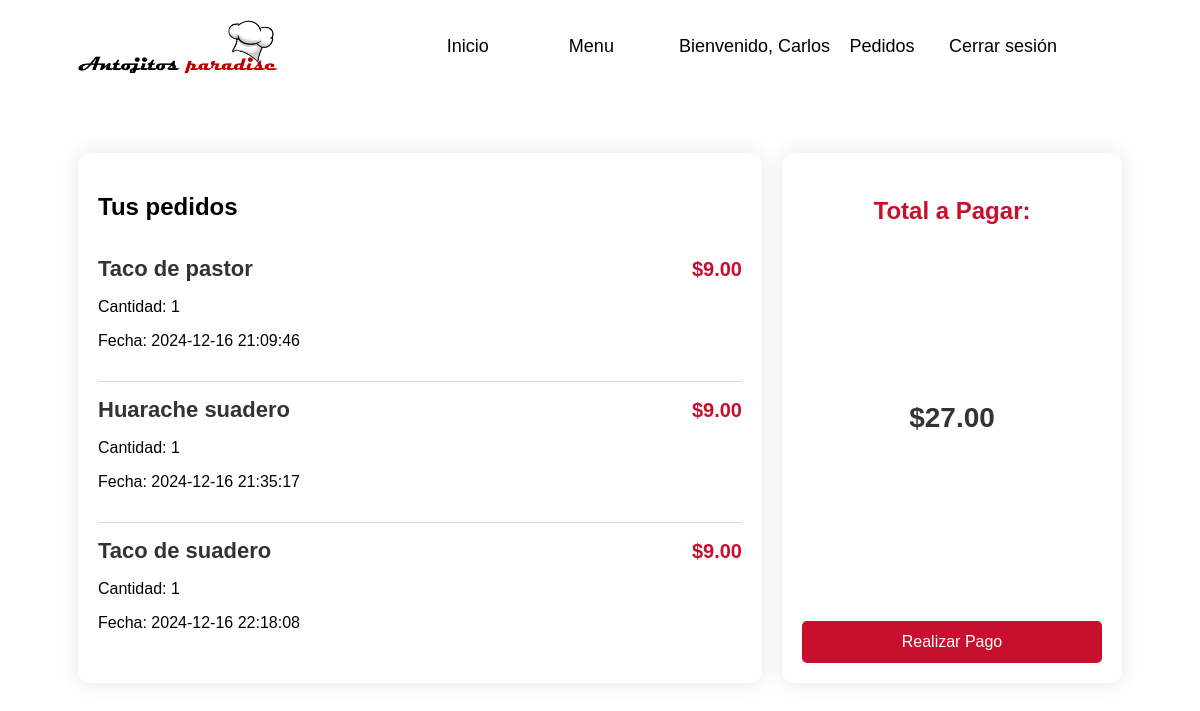
Screenshot of /antjitos-cliente/pedidos.php (signed in) with the database file from the repository.
### tables this page shows
CREATE TABLE `pedidos` (
  `id_pedido` int(11) NOT NULL,
  `fecha_hora` datetime NOT NULL DEFAULT current_timestamp(),
  `estado` enum('Pendiente','Confirmado','Cancelado') NOT NULL DEFAULT 'Pendiente',
  `producto_id` int(11) NOT NULL,
  `nombre_producto` varchar(255) NOT NULL,
  `cantidad` int(11) NOT NULL,
  `precio` decimal(10,2) NOT NULL,
  `categoria` enum('Bebida','Taco','Huarache') NOT NULL,
  `id_cliente` int(11) NOT NULL
);

### antjitos-cliente/pedidos.php (the view, shortened to what this page needs)
<?php
require 'db_connection.php';
$id_cliente = $_SESSION['id_cliente'];
try {
    $stmt = $conn->prepare("SELECT * FROM pedidos WHERE id_cliente = :id_cliente");
    $stmt->bindParam(':id_cliente', $id_cliente, PDO::PARAM_INT);
    $stmt->execute();
    $pedidos = $stmt->fetchAll(PDO::FETCH_ASSOC);
    $total = 0;
    foreach ($pedidos as $pedido) {
        $total += $pedido['cantidad'] * $pedido['precio'];
    }
} catch (PDOException $e) {
    die("Error al obtener los pedidos: " . $e->getMessage());
}
?>
<!DOCTYPE html>
<html lang="es">
<head>
</head>
<body>
<header>
        <img class="logo" src="img/Carrusel/Log.png" alt="Logo">
        <nav>
            <ul class="menu-nav">
                <li><a href="index.php">Inicio</a></li>
                <li><a href="menu.php">Menu</a></li>
                <li>
                    <?php if (isset($_SESSION['nombre'])): ?>
                        <span style="color: black; font-size:18px ">Bienvenido, <?php echo htmlspecialchars($_SESSION['nombre']); ?></span>
                        <a href="pedidos.php">Pedidos</a>
                        <a href="cerrar_sesion.php">Cerrar sesión</a>
                    <?php else: ?>
                        <button id="login-button">Iniciar sesión</button>
                    <?php endif; ?>
                </li>
            </ul>
        </nav>
    </header>
<div class="container">
    <div class="product-list">
        <h2>Tus pedidos</h2>
        <?php if (count($pedidos) > 0): ?>
            <?php foreach ($pedidos as $pedido): ?>
                <div class="product-item">
                    <div class="product-header">
                        <span class="product-name"><?php echo htmlspecialchars($pedido['nombre_producto']); ?></span>
                        <span class="product-price">$<?php echo number_format($pedido['precio'], 2); ?></span>
                    </div>
                    <p>Cantidad: <?php echo $pedido['cantidad']; ?></p>
                    <p>Fecha: <?php echo $pedido['fecha_hora']; ?></p>
                </div>
            <?php endforeach; ?>
        <?php else: ?>
            <p>No tienes pedidos registrados.</p>
        <?php endif; ?>
    </div>
    <div class="total-cost">
        <h3>Total a Pagar:</h3>
        <p>$<?php echo number_format($total, 2); ?></p>
        <form action="realizar_pago.php" method="POST">
            <button type="submit" class="order-button">Realizar Pago</button>
        </form>
    </div>
</div>
</body>
</html>

### antjitos-cliente/pedidos.php (style rules this page uses)
body { font-family: 'Arial', sans-serif; display: flex; flex-direction: column; justify-content: flex-start; align-items: center; padding: 20px; background-color: white; margin: 0; }
.container { display: flex; gap: 20px; width: 90%; max-width: 1200px; margin-top: 80px; flex-direction: row; justify-content: space-between; }
.product-list { background-color: white; border-radius: 12px; padding: 20px; box-shadow: 0px 0px 20px rgba(0, 0, 0, 0.1); flex: 1; position: relative; }
.product-item { border-bottom: 1px solid #ddd; padding: 15px 0; position: relative; transition: transform 0.2s; }
.product-item:last-child { border-bottom: none; }
.product-header { display: flex; justify-content: space-between; align-items: center; }
.product-name { font-size: 22px; font-weight: bold; color: #333; }
.product-price { font-size: 20px; color: #c8102e; font-weight: bold; }
.total-cost { background-color: #ffffff; border-radius: 12px; padding: 20px; box-shadow: 0px 0px 20px rgba(0, 0, 0, 0.1); text-align: center; position: relative; width: 300px; display: flex; flex-direction: column; justify-content: space-between; }
.total-cost h3 { font-size: 24px; color: #c8102e; margin-bottom: 10px; }
.total-cost p { font-size: 28px; font-weight: bold; color: #333; margin: 0; }
.order-button { background-color: #c8102e; color: white; border: none; border-radius: 5px; padding: 12px 20px; cursor: pointer; font-size: 16px; margin-top: 20px; transition: background-color 0.2s; width: 100%; }
header { background-color: white; width: 90%; display: flex; justify-content: space-between; align-items: center; }
.logo { width: 200px; height: auto; margin-right: 40px; }
nav ul.menu-nav { display: flex; align-items: center; }
nav ul.menu-nav li { margin-right: 50px; list-style: none; color: black }
nav ul.menu-nav li a { color: black; text-decoration: none; }
nav ul li a { text-decoration: none; color: black; font-size: 18px; padding: 10px 15px; transition: color 0.3s; }

### rows the page displays
pedidos: nombre_producto "Taco de pastor", precio "9.00", cantidad "1", fecha_hora "2024-12-16 21:09:46"
pedidos: nombre_producto "Huarache suadero", precio "9.00", cantidad "1", fecha_hora "2024-12-16 21:35:17"
pedidos: nombre_producto "Taco de suadero", precio "9.00", cantidad "1", fecha_hora "2024-12-16 22:18:08"

### other values shown
$_SESSION['nombre'] "Carlos"
$total "27.00"
